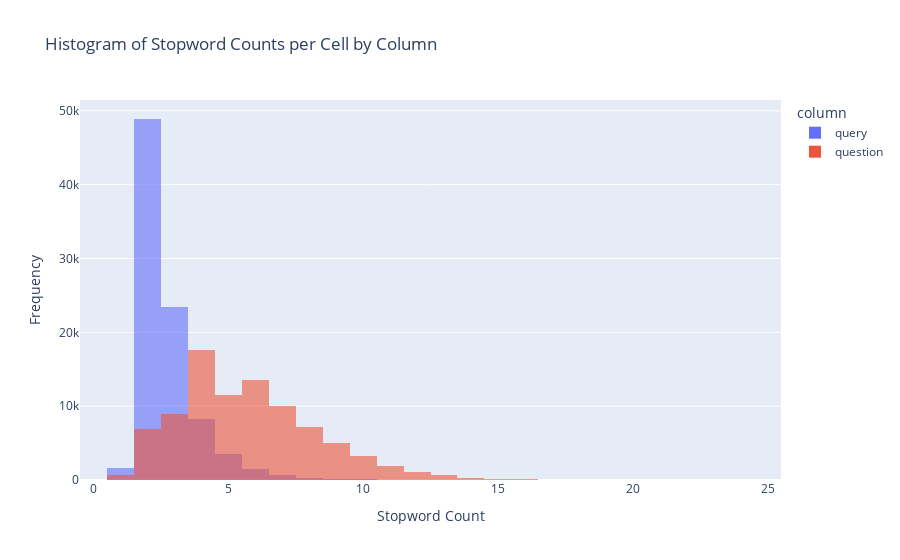

Notebook cell for this chart:
### Code cell
# Download stopwords
nltk.download('stopwords')
stop = set(stopwords.words('english'))

# Calculate stopword count per cell for each column
stopword_counts = pd.DataFrame({
    col: df[col].str.lower().str.split()
                 .apply(lambda x: sum(1 for word in x if word in stop) if isinstance(x, list) else 0)
    for col in cols
}).melt(var_name='column', value_name='stopword_count')

# Plot with Plotly
fig = px.histogram(stopword_counts, x='stopword_count', color='column', 
                   barmode='overlay', opacity=0.6,
                   title="Histogram of Stopword Counts per Cell by Column")

fig.update_layout(xaxis_title="Stopword Count", yaxis_title="Frequency")

### Figure 1 — Plotly figure (JSON) as saved in the notebook; plotly's stock layout.template omitted (floating-point values rounded to 4 significant figures; data arrays with more than 128 entries replaced by an {"elided": "..."} marker saying what was removed)
{"data": [{"bingroup": "x", "hovertemplate": "column=query<br>stopword_count=%{x}<br>count=%{y}<extra></extra>", "legendgroup": "query", "marker": {"color": "#636efa", "opacity": 0.6, "pattern": {"shape": ""}}, "name": "query", "orientation": "v", "showlegend": true, "type": "histogram", "x": {"elided": "88688 int values"}, "xaxis": "x", "yaxis": "y"}, {"bingroup": "x", "hovertemplate": "column=question<br>stopword_count=%{x}<br>count=%{y}<extra></extra>", "legendgroup": "question", "marker": {"color": "#EF553B", "opacity": 0.6, "pattern": {"shape": ""}}, "name": "question", "orientation": "v", "showlegend": true, "type": "histogram", "x": {"elided": "88688 int values"}, "xaxis": "x", "yaxis": "y"}], "layout": {"barmode": "overlay", "legend": {"title": {"text": "column"}, "tracegroupgap": 0}, "title": {"text": "Histogram of Stopword Counts per Cell by Column"}, "xaxis": {"anchor": "y", "domain": [0, 1], "title": {"text": "Stopword Count"}}, "yaxis": {"anchor": "x", "domain": [0, 1], "title": {"text": "Frequency"}}}}
